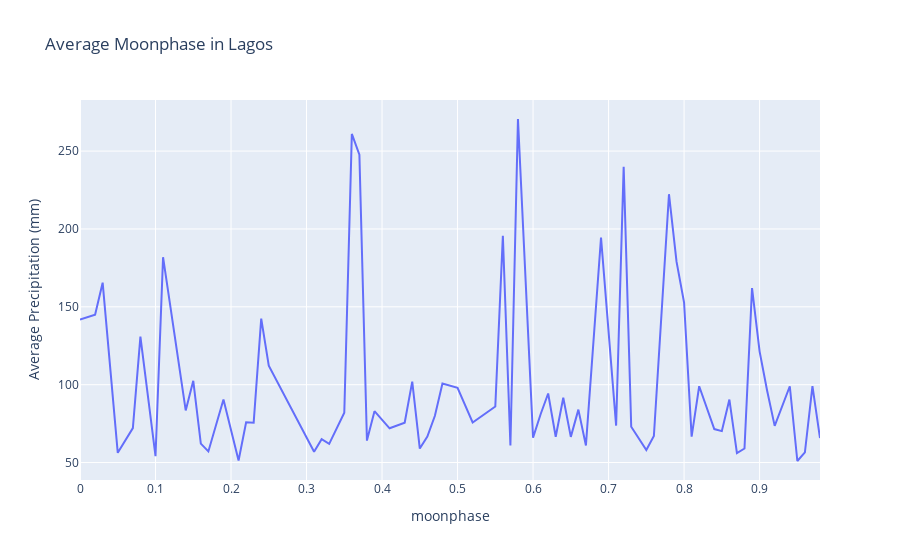

Here is the notebook cell this chart was saved with:
### Code cell
fig= px.line(avg_moonp, x='moonphase', y='precip',
             title='Average Moonphase in Lagos')
fig.update_layout(xaxis_title='moonphase', yaxis_title='Average Precipitation (mm)')
fig.show()

### Figure 1 — Plotly figure (JSON) as saved in the notebook; plotly's stock layout.template omitted (floating-point values rounded to 4 significant figures)
{"data": [{"hovertemplate": "moonphase=%{x}<br>precip=%{y}<extra></extra>", "legendgroup": "", "line": {"color": "#636efa", "dash": "solid"}, "marker": {"symbol": "circle"}, "mode": "lines", "name": "", "orientation": "v", "showlegend": false, "type": "scatter", "x": [0, 0.02, 0.03, 0.05, 0.07, 0.08, 0.1, 0.11, 0.12, 0.14, 0.15, 0.16, 0.17, 0.19, 0.21, 0.22, 0.23, 0.24, 0.25, 0.31, 0.32, 0.33, 0.35, 0.36, 0.37, 0.38, 0.39, 0.41, 0.43, 0.44, 0.45, 0.46, 0.47, 0.48, 0.5, 0.52, 0.55, 0.56, 0.57, 0.58, 0.6, 0.61, 0.62, 0.63, 0.64, 0.65, 0.66, 0.67, 0.69, 0.71, 0.72, 0.73, 0.75, 0.76, 0.78, 0.79, 0.8, 0.81, 0.82, 0.84, 0.85, 0.86, 0.87, 0.88, 0.89, 0.9, 0.91, 0.92, 0.94, 0.95, 0.96, 0.97, 0.98], "xaxis": "x", "y": [141.8, 145, 165.5, 56.25, 72.1, 130.9, 54.1, 181.8, 149.1, 83.5, 102.5, 62.18, 57.15, 90.45, 51.3, 75.9, 75.6, 142.4, 112.2, 57, 65, 62, 82, 261, 247.7, 64.1, 83, 72, 75.6, 102, 59, 66.67, 80.07, 100.7, 97.96, 75.73, 85.96, 195.6, 61, 270.6, 66, 81, 94.33, 66.55, 91.63, 66.5, 84, 61, 194.5, 73.67, 240, 73, 58.06, 67, 222.3, 179, 152.8, 66.67, 99, 71.5, 70.2, 90.45, 56, 59, 162, 121.4, 96.13, 73.55, 99, 51, 56.6, 99.1, 65.7], "yaxis": "y"}], "layout": {"legend": {"tracegroupgap": 0}, "title": {"text": "Average Moonphase in Lagos"}, "xaxis": {"anchor": "y", "domain": [0, 1], "title": {"text": "moonphase"}}, "yaxis": {"anchor": "x", "domain": [0, 1], "title": {"text": "Average Precipitation (mm)"}}}}
